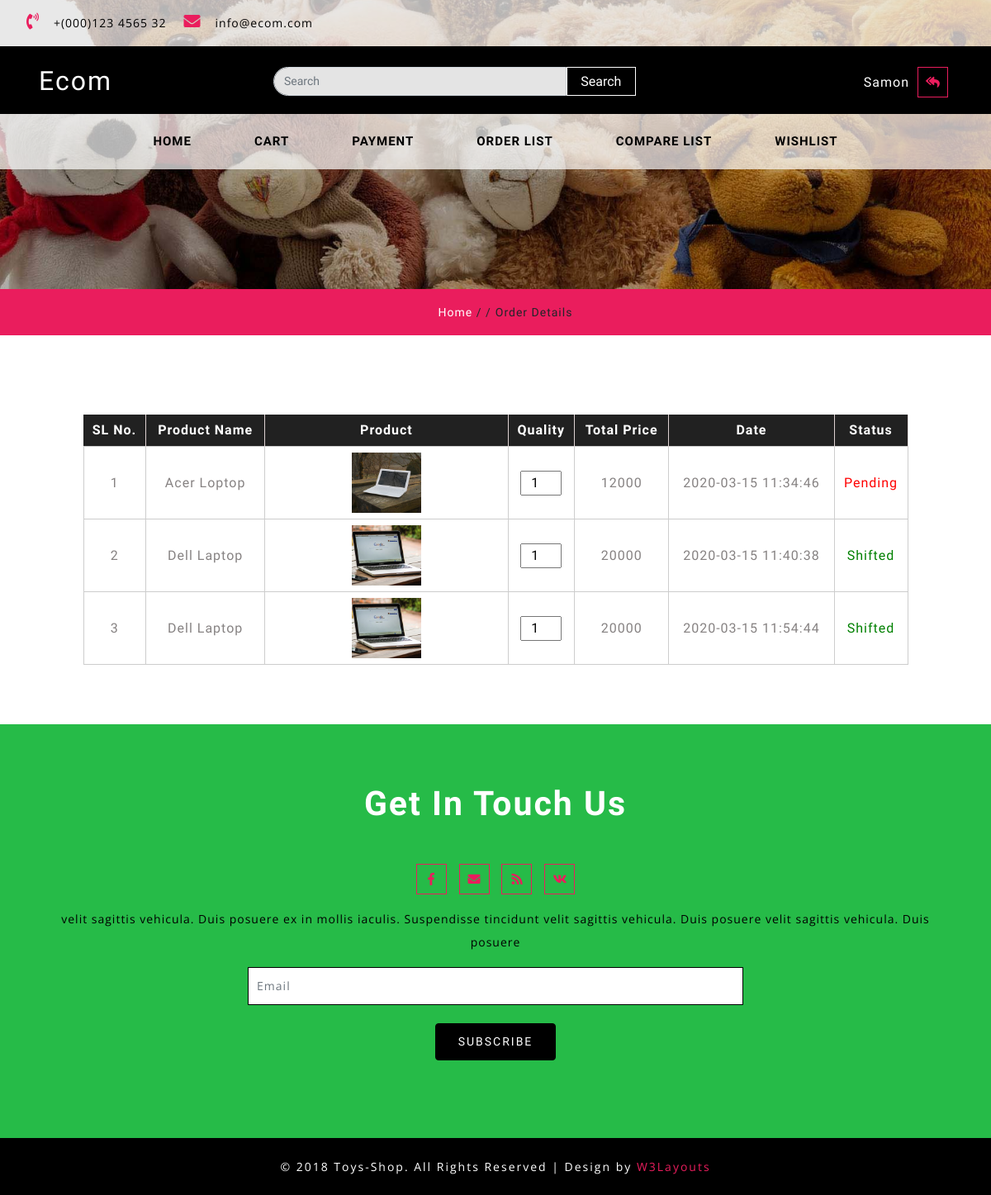
The app's page /toys/orderDetails.php (signed in) with its own data.
### tables this page shows
CREATE TABLE `order` (
  `Order_ID` int(11) NOT NULL,
  `Customer_ID` int(11) NOT NULL,
  `Pro_ID` int(11) NOT NULL,
  `Pro_Title` varchar(255) NOT NULL,
  `Pro_Img` varchar(255) NOT NULL,
  `Pro_Price` int(11) NOT NULL,
  `Quantity` int(11) NOT NULL,
  `Status` tinyint(1) NOT NULL,
  `Time` timestamp NOT NULL DEFAULT current_timestamp() ON UPDATE current_timestamp()
);

### toys/classes/Database.php (called while the page is built, shortened)
<?php
class Database
{
	public $link;
	private function connectionDB()
	{
		try
		{
		   $this->link = new PDO('mysql:host=localhost;dbname=ecomdb', 'root', '');
	       $this->link->setAttribute(PDO::ATTR_ERRMODE, PDO::ERRMODE_EXCEPTION);
		}
		catch (PDOException $e)
		{
			echo $e->getMessage();
		}
	}
	public function select($query)
	{
		$result = $this->link->query($query) or die($this->link->error.__LINE__);
		if ($result->rowCount() > 0)
		{
			return $result;
		}
		else
		{
			return false;
		}
	}
}
?>

### toys/classes/Customer.php (called while the page is built, shortened)
<?php
include 'Database.php';
class Customer
{
	private $db;
	function __construct()
	{
		$this->db = new Database();
	}
    public function productDetails()
	{
		try
		{
            $userId = $_SESSION['userId'];
            $query = "SELECT * FROM `order` WHERE Customer_ID = '$userId' ORDER BY Order_ID DESC";
			$selPro = $this->db->select($query);
			return $selPro;
		}
		catch (PDOException $e)
		{
			$msg = $e->getMessage();
			return $msg;
		}
	}
}
?>

### toys/orderDetails.php (the view, shortened to what this page needs)
<?php
include 'include/head.php';
include 'include/header.php';
include 'classes/Customer.php';
?>
<div class="inner_page-banner one-img">
</div>
<div class="using-border py-3">
   <div class="inner_breadcrumb  ml-4">
      <ul class="short_ls">
         <li>
            <a href="index.php">Home</a>
            <span>/ /
            </span>
         </li>
         <li>Order Details</li>
      </ul>
   </div>
</div>
<section class="checkout py-lg-4 py-md-3 py-sm-3 py-3">
   <div class="container py-lg-5 py-md-4 py-sm-4 py-3">
      <div class="shop_inner_inf">
         <div class="privacy about">
            <div class="checkout-right">
               <br>
               <?php
               if (isset($_SESSION['user_logged']) && $_SESSION['user_logged'] == true)
               {
                  $cus = new Customer();
                  $proData = $cus->productDetails();
                  $i = 1;
                  if ($proData)
                  {
                     ?>
                     <table class="timetable_sub">
                        <thead>
                           <tr>
                              <th>SL No.</th>
                              <th>Product Name</th>
                              <th>Product</th>
                              <th>Quality</th>
                              <th>Total Price</th>
                              <th>Date</th>
                              <th>Status</th>
                            </tr>
                        </thead>
                        <tbody>
                           <?php
                           while ($row = $proData->fetch())
                           {
                              $proName = $row['Pro_Title'];
                              $quantity = $row['Quantity'];
                              $proImg = $row['Pro_Img'];
                              $proPrice = $row['Pro_Price'];
                              $status = $row['Status'];
                              $time = $row['Time'];
                              $sum = $proPrice * $quantity;
                              ?>
                              <tr class="rem1">
                                 <td class="invert"><?= $i++; ?></td>
                                 <td class="invert"><?= $proName; ?></td>
                                 <td class="invert-image">
                                    <a href="#">
                                       <img src="pic/<?= $proImg; ?>" alt=" " class="img-responsive"></a></td>
                                          <td class="invert">
                                             <div class="quantity">
                                                <div class="quantity-select">
                                                 <input type="number" name="total" min="1" style="width: 50px; text-align: center;" value="<?= $quantity; ?>">
                                                </div>
                                            </div>
                                         </td>
                                         <td class="invert"><?= $sum; ?></td>
                                          <td class="invert"><?= $time; ?></td>
                                          <?php
                                          if ($status == 1)
                                          {
                                             ?>
                                              <td class="invert" style="color: green;">Shifted</td>
                                             <?php
                                          }
                                          else
                                          {
                                              ?>
                                              <td class="invert" style="color: red;">Pending</td>
                                             <?php
                                          }
                                          ?>
                            </tr>
                            <?php
                         }
                         ?>
                      </tbody>
                   </table>
                   <?php
                }
              }
               ?>
            </div>
   </div>
</div>
</div>
</section>
<?php include 'include/footer.php'; ?>

### toys/css/checkout.css (style rules this page uses)
body a { transition: 0.5s all; -webkit-transition: 0.5s all; -o-transition: 0.5s all; -moz-transition: 0.5s all; -ms-transition: 0.5s all; }
table.timetable_sub { width: 100%; margin: 0 auto; }
.timetable_sub thead { background: #004284; }
.timetable_sub th { background: #212121; color: #fff !important; text-transform: capitalize; font-size: 13px; border-right: 1px solid #ded2d2; }
.timetable_sub th, .timetable_sub td { text-align: center; padding: 7px; font-size: 16px; color: #868282; }
.timetable_sub td { border: 1px solid #CDCDCD; }
td.invert-image a img { width: 30%; margin: 0 auto; }
.checkout { padding: 5em 0; }

### toys/css/style.css (style rules this page uses)
html, body { padding: 0; margin: 0; background: #fff; letter-spacing: 1px; font-family: 'Sunflower', sans-serif; }
body a { outline: none; transition: 0.5s all; -webkit-transition: 0.5s all; -moz-transition: 0.5s all; -o-transition: 0.5s all; -ms-transition: 0.5s all; text-decoration: none; }
ul { margin: 0; padding: 0; list-style-type: none; }
.one-img { background: url(../images/b1.jpg)no-repeat center; }
a { color: #fff; text-decoration: none; }
.inner_page-banner { text-align: center; background: url(../images/b2.jpg) no-repeat center; background-size: cover; -webkit-background-size: cover; -moz-background-size: cover; -o-background-size: cover; -ms-background-size: cover; min-height: 350px; }
ul.short_ls li a { color: #ffffff; text-decoration: none; }
ul.short_ls li { list-style: none; display: inline-block; letter-spacing: 1px; font-size: 14px; }
.using-border { width: 100%; border: none; background:#ea1d5d; text-align: center; }
.shop_inner_inf { width: 90%; margin: 0 auto; }

### records on screen
order: Pro_Title "Acer Loptop", Pro_Img (picture), total "1", Pro_Price "12000", Time "2020-03-15 11:34:46", Status "Pending"
order: Pro_Title "Dell Laptop", Pro_Img (picture), total "1", Pro_Price "20000", Time "2020-03-15 11:40:38", Status "Shifted"
order: Pro_Title "Dell Laptop", Pro_Img (picture), total "1", Pro_Price "20000", Time "2020-03-15 11:54:44", Status "Shifted"

### other values on screen
$_SESSION['username'] "Samon"
